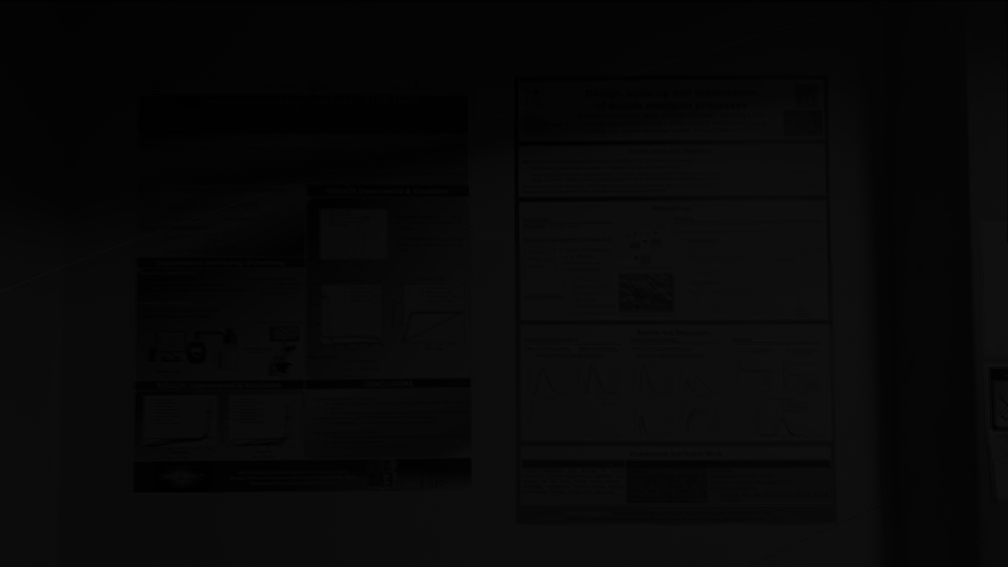
#> input picture registered_1.png, 4032 x 2268 px, given as the content of the folder fig/iPhone13Pro/scene1, which was not available (shown at 1/4 size)
$ python main.py
#> lines starting #> are read from the running program, lines starting #| are printed output that depends on the picture; pictures that were not available may be replaced by others from this repository, and a replacement may not be noted
### src/utils.py
import os
import time

import cv2
import matplotlib.pyplot as plt
import numpy as np
import itk
from numpy.fft import fft2, fftshift, ifft2, ifftshift
from random import randint
from scipy.ndimage import shift
from skimage import img_as_ubyte
from skimage import io
from skimage.color import rgb2gray
from skimage.filters import gaussian
from skimage.registration import phase_cross_correlation
from skimage.transform import rescale
from tqdm import tqdm


# ----------------
# Useful functions
# ----------------
# [8 lines left out: function display_progression, not called in this run]

def format_time(t):
    ms = int((t - int(t))*100)
    mins, s = divmod(int(t), 60)
    h, m = divmod(mins, 60)
    if h:
        return '{0:d}:{1:02d}:{2:02d}.{3:03d}'.format(h, m, s, ms)
    else:
        return '{0:02d}:{1:02d}.{2:03d}'.format(m, s, ms)

def float64_to_uint8(x):
    if x.dtype == np.uint8:
        return(x)
    elif x.dtype != np.float64:
        print('Data not in float64')
        exit()
    else:
        return np.round(x*255).astype(np.uint8)

def save_im(path, im, colmap, new=False):
    if os.path.exists(path) and new:
        print(path, 'already saved')
    else:
        try: plt.imsave(path, float64_to_uint8(im), cmap=colmap)
        except: plt.imsave(path, float64_to_uint8(im[:,:,0]), cmap=colmap)

def image_histogram(im, title, bins=np.linspace(0,1,256), save_dir=None):
    plt.figure(figsize=(10,7))
    plt.hist(im.reshape((im.shape[0]*im.shape[1],)), bins=bins)
    plt.title(title)
    plt.grid(True, axis='y')
    if save_dir==None:
        plt.show()
    else:
        plt.savefig(save_dir, dpi=200)
    plt.close()

# [7 lines left out: function PSNR, not called in this run]

# ----------------------
# Registration functions
# ----------------------
def creation_HR_grid(im_ref, list_image_input_dir, idx_ref, upscale_factor, method, color):
    print('---- Creation HR grid ----')
    global_start_time = time.time()
    lr_size = im_ref.shape
    if color=='gray':
        sr_size = [lr_size[0]*upscale_factor, lr_size[1]*upscale_factor,1]
    elif color=='rgb':
        sr_size = [lr_size[0]*upscale_factor, lr_size[1]*upscale_factor, 3]
    else:
        print('Undefined color')
        exit()
    im_ref_up = np.zeros(sr_size)
    cpt_grid = np.zeros(sr_size)
    print("sr size = ", sr_size)

    for h in range(lr_size[0]):
        for w in range(lr_size[1]):

            idx_h_ref = h*upscale_factor
            idx_w_ref = w*upscale_factor

            im_ref_up[idx_h_ref][idx_w_ref] = im_ref[h][w]

    im_sr = np.zeros(sr_size)
    im_sr += np.copy(im_ref_up)
    cpt_grid[im_ref_up != 0] += 1
    image_histogram(im_sr[:,:,0], 'im_sr_0', bins=np.linspace(1/255,1,255), save_dir='output/hist/im_sr_0')

    # print(np.amin(im_sr), np.amax(im_sr))
    print('######### idx_ref =', idx_ref, '#########')
    for k in tqdm(range(len(list_image_input_dir)), desc='Registration'):
        if k != idx_ref:
            im_to_register = io.imread(list_image_input_dir[k])
            if color=='gray':
                try:
                    im_to_register = rgb2gray(im_to_register)
                    im_to_register = im_to_register[:,:,np.newaxis]
                except: pass
            im_to_register = rescale(im_to_register, 1/upscale_factor, channel_axis=2)
            registered_im = eval('computing_regitration_'+method+'(im_ref, im_to_register, upscale_factor)')

            print("ref: ",im_ref.shape)
            print("registered: ",registered_im.shape)

            # plt.imsave("registered_"+str(k)+".png",im_ref_up+registered_im, cmap='gray')

            im_sr += registered_im
            cpt_grid[registered_im != 0] += 1

            save_sr = np.copy(im_sr)
            save_sr[cpt_grid!=0] = save_sr[cpt_grid!=0]/cpt_grid[cpt_grid!=0]
            save_sr = save_sr.reshape(sr_size)
            print(save_sr.shape)

            image_histogram(save_sr[:,:,0], 'im_sr_'+str(k), bins=np.linspace(1/255,1,255), save_dir='output/hist/im_sr_'+str(k))

            # exit()

    im_sr[cpt_grid!=0] = im_sr[cpt_grid!=0] / cpt_grid[cpt_grid!=0]

    global_time_str = format_time(time.time() - global_start_time)
    print('Execution time : ' + global_time_str)
    return im_sr

# [357 lines left out: functions computing_regitration_translation, computing_regitration_POI, computing_regitration_pixel, computing_regitration_itk, gaussian_2d, centered_square, not called in this run]

def centered_circle(h,w,sigma):
    # 'Normalized [-1,1] meshgrids'
    u = np.linspace(-(w-1)/2.,(w-1)/2., w)/((w-1)/2)
    v = np.linspace(-(h-1)/2.,(h-1)/2., h)/((h-1)/2)
    U,V = np.meshgrid(u,v)

    H = np.zeros(U.shape)
    for i in range(U.shape[0]):
        for j in range(U.shape[1]):
            if U[i][j]**2 + V[i][j]**2 < sigma**2:
                H[i][j] = 1
    return H


def PG_method(HR_grid, sigma,
              out_filter=False, intermediary_step=None, eps=1e-5,save_dir=None, psf=False,
              imshow_debug=False, plot_debug_intensity=False, max_steps=100, filter_type='centered_circle'):

    if intermediary_step!=None:
        if save_dir==None:
            print("A save path should be input : won't save intermediary steps")
            intermediary_step = None

    global_start_time = time.time()
    print('---- Papoulis–Gerchberg method ----')
    print('HR size :', HR_grid.shape)
    print("initialization : generating filter")
    initialization_start_time = time.time()

    im_sr = HR_grid
    sr_size = HR_grid.shape

    if filter_type == 'centered_circle' or filter_type == 'circle':
        filter = centered_circle(sr_size[0], sr_size[1],sigma)
    elif filter_type == 'centered_square' or filter_type == 'square':
        filter = centered_square(sr_size[0], sr_size[1],sigma)
    elif filter_type == 'gaussian' or filter_type == 'gaussian_2d':
        filter = gaussian_2d(sr_size[0], sr_size[1], sigma, sigma)
    else:
        raise ValueError("Unknown filter")

    initialization_time_str = format_time(time.time() - initialization_start_time)
    global_time_str = format_time(time.time() - global_start_time)
    print('Execution time : ' + initialization_time_str + ' | Total execution time : ' + global_time_str + '\n')

    err = eps+1e3
    MSE = []
    if plot_debug_intensity:
        u,v = np.where(HR_grid==0)
        r = randint(0,len(u)-1)

        plot_debug_idx = (u[r], v[r])
        intensity = [0]

    i = 0
    while (err>eps or i<2) and i<max_steps:
        i+=1

        interation_start_time = time.time()
        print('step = %i'%(i))
        old_im_sr = im_sr.real

        # -------------
        # Apply filter
        # -------------

        # In Fourier domain
        if not(psf):
            old_fft_im_sr = fftshift(fft2(old_im_sr))

            if i==1 and save_dir!=None:
                save_im(os.path.join(save_dir, 'fft.png'), np.log10(np.abs(old_fft_im_sr)), 'gray')

            fft_im_sr = np.multiply(old_fft_im_sr, filter)

            im_sr = ifft2(ifftshift(fft_im_sr))

        # In direct space
        else:
            im_sr = gaussian(old_im_sr, sigma)

        # ---------------------------
        # Plotting for debug purposes
        # ---------------------------
        if imshow_debug and not(psf):
            # image and FFT between 2 consecutive interations
            plt.figure()
            plt.subplot(221)
            plt.imshow(old_im_sr.real, 'gray')
            plt.title('Image (it = %i)'%(i))

            plt.subplot(222)
            plt.imshow(np.log10(np.abs(old_fft_im_sr)), 'gray')
            plt.title('FFT image (log10) (it = %i)'%(i))

            plt.subplot(223)
            plt.imshow(im_sr.real, 'gray')
            plt.title('Image (it = %i)'%(i+1))

            plt.subplot(224)
            plt.imshow(np.log10(np.abs(fft_im_sr)), 'gray')
            plt.title('FFT image (log10) (it = %i)'%(i+1))

            plt.show()
            plt.close()

            # filter
            plt.figure()
            plt.imshow(filter, 'gray')
            plt.title('Filter (sigma = %0.3f)'%(sigma))
            plt.show()
            plt.close()
            exit()

        # print(im_sr.shape)
        # print(np.amax(im_sr.real))
        # print(np.amin(im_sr.real))

        # -----------------------------
        # Set known values from HR_grid
        # -----------------------------
        im_sr[HR_grid>0] = HR_grid[HR_grid>0]
        if plot_debug_intensity:
            intensity.append(im_sr[plot_debug_idx].real)

        im_sr[im_sr.real<0] = 0

        # -------------------------------
        # Computing MSE and stop criteria
        # -------------------------------
        # MSE.append(np.sum((im_sr.real - old_im_sr.real)**2)/(im_sr.shape[0]*im_sr.shape[1]))
        MSE.append(np.amax((im_sr.real - old_im_sr.real)**2))
        # print("MSE",MSE)

        if len(MSE)>1:
            err = abs(MSE[-1]-MSE[-2])
        # print("err",err)

        # -------------------------
        # Saving intermediary steps
        # -------------------------
        if intermediary_step!=None:
            if (i)%intermediary_step == 0:
                print("Saving step : %i"%(i))
                save_path = os.path.join(save_dir, 'it_'+str(i))
                if not(os.path.exists(save_path)):
                    os.makedirs(save_path)
                save_im(os.path.join(save_path,'sr_image_new.png'), im_sr.real, 'gray')
                image_histogram(im_sr, 'Histogram SR Image (it=%i)'%(i), save_dir=os.path.join(save_path,'hist_im_sr.png'))

        interation_time_str = format_time(time.time() - interation_start_time)
        global_time_str = format_time(time.time() - global_start_time)


        print('Execution time : ' + interation_time_str + ' | Total execution time : ' + global_time_str + '\n')

    if i==max_steps:
        print("/!\ Max steps reached /!\ ")

    save_path = os.path.join(save_dir, 'it_'+str(i))
    if not(os.path.exists(save_path)):
        os.makedirs(save_path)

    # --------------
    # Saving results
    # --------------
    save_im(os.path.join(save_path,'sr_image_old.png'), old_im_sr.real, 'gray')
    save_im(os.path.join(save_path, 'fft_before_filter.png'), np.log10(np.abs(old_fft_im_sr)), 'gray')
    save_im(os.path.join(save_path, 'fft_after_filter.png'), np.log10(np.abs(fft_im_sr)), 'gray')
    save_im(os.path.join(save_path,'sr_image.png'), im_sr.real, 'gray')

    save_im(os.path.join(save_dir, 'filter.png'), filter, 'gray')


    # ------------
    # Plotting MSE
    # ------------
    plt.figure(figsize=(10,7))
    plt.plot(np.linspace(1,i,i), MSE)
    plt.grid(True, axis='both', which='both')
    plt.title('Max of Squared Errors')
    plt.xlabel('iterations')
    if save_dir == None:
        plt.show()
    else:
        plt.savefig(os.path.join(save_dir, 'MSE.png'), dpi=200)
    plt.close()

    # -------------------------------------------------------------
    # Plotting evolution of a random pixel set a 0 in initilization
    # -------------------------------------------------------------
    if plot_debug_intensity:
        plt.figure(figsize=(10,7))
        plt.plot(np.linspace(0,i,i+1), intensity)
        plt.axis([0, i, 0, 1])
        plt.grid(True, axis='both', which='both')
        plt.title('Intensity of pixel (%i,%i)'%(plot_debug_idx[0], plot_debug_idx[1]))
        plt.xlabel('iterations')
        plt.ylabel('Intensity')
        if save_dir == None:
            plt.show()
        else:
            plt.savefig(os.path.join(save_dir, 'intensity(%ix%i).png'%(plot_debug_idx[0], plot_debug_idx[1])), dpi=200)
        plt.close()

    if not(out_filter) or psf:
        return im_sr
    else:
        return im_sr, filter

### src/main.py
#%% Import
import argparse
import os
import pickle

from utils import *

#%% Parser
parser = argparse.ArgumentParser(description='Super Resolution')
parser.add_argument('-d','--display', action='store_true',
                    help='Display the images')
parser.add_argument('-D', '--device', type=str, default='iPhone13Pro',
                    help='Choose the device', choices=['iPhone13Pro'])
parser.add_argument('-s', '--scene', type=str, default='scene1',
                    help='Choose the scene', choices=['scene1','scene2', 'scene3'])
parser.add_argument('-u', '--upscale_factor', type=int, default='4',
                    help='Choose the upscaling factor')
parser.add_argument('-f', '--filter_type', type=str, default='centered_circle',
                    help='Choose the filter')
parser.add_argument('-o', '--sigma', type=float, default='0.05',
                    help='Choose the value of sigma')
parser.add_argument('-c', '--color', type=str, default='gray',
                    help='Choose the color of the output image', choices=['gray','rgb'])
parser.add_argument('-r', '--ref', type=int, default='0',
                    help='Choose the reference image')
parser.add_argument('-m', '--method', type=str, default='itk',
                    help='Choose the registration method', choices=['translation','POI','pixel','itk','handmade'])
parser.add_argument('-i', '--intermediary_step', type=float,
                    help='Save PG method n steps')
parser.add_argument('-j','--debug', action='store_true',
                    help='Debug')
parser.add_argument('-p','--psf', action='store_true',
                    help='PSF')


args = parser.parse_args()

#%% Parameters
display = args.display
upscale_factor = args.upscale_factor
sigma = args.sigma
color = args.color
idx_ref = args.ref
method = args.method
intermediary_step = args.intermediary_step
debug = args.debug
psf = args.psf
filter_type = args.filter_type

if color=='gray':
    colmap='gray'
elif color=='rgb':
    colmap='viridis'
else:
    raise ValueError('Undefined color')

print('RUNNING PARAMETER',
      '\nUpscale factor :', upscale_factor,
      '\nSigma :', sigma,
      '\nFilter :', filter_type)

#%% Path
input_dir = os.path.join('fig', args.device, args.scene)
if debug:
    if psf:
        output_dir = os.path.join('debug', args.device, args.scene, 'psf')
    else:
        output_dir = os.path.join('debug', args.device, args.scene)
else:
    output_dir = os.path.join('output_'+color, args.device, args.scene)
o_up_dir = os.path.join(output_dir, 'up_'+str(upscale_factor), args.filter_type)
o_sigma_dir = os.path.join(o_up_dir, 'sigma_'+str(sigma))

if not(os.path.exists(o_sigma_dir)):
    os.makedirs(o_sigma_dir)
if not(os.path.exists('output/hist')):
    os.makedirs('output/hist')

list_image_input_dir = [os.path.join(input_dir, i) for i in os.listdir(input_dir) if not i.startswith('.')]
list_image_input_dir.sort()


#%% Registration and SR grid creation
# for idx_ref in range(len(list_image_input_dir)):
#     im_ref, im_to_register_list, registration_shifts = computing_regitration(list_image_input_dir, idx_ref, upscale_factor)

im_groundtruth = io.imread(list_image_input_dir[idx_ref])
#> im_groundtruth is the input picture: shape (2268, 4032, 4); mean R, G, B, A 8.2, 8.2, 8.2, 255
if color=='gray':
    try:
        im_groundtruth = rgb2gray(im_groundtruth)
#> im_groundtruth: shape (2268, 4032) float64
        im_groundtruth = im_groundtruth[:,:,np.newaxis]
    except: pass
im_ref = rescale(im_groundtruth, 1/upscale_factor, channel_axis=2)
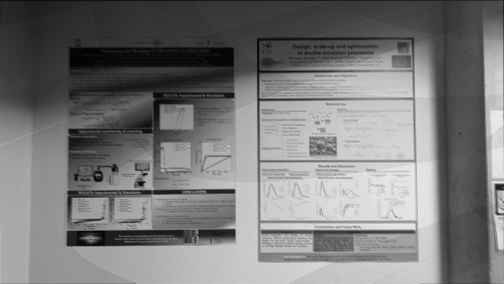
#> im_ref: shape (567, 1008, 1) float64 (shown at 1/2 size); min 0.000924, max 0.0638, mean 0.0308; drawn with min black and max white

HR_grid_txt_dir = os.path.join(o_up_dir, 'HR_grid_'+str(idx_ref)+'.pkl')

# Load saved HR grid if already generated
if os.path.exists(HR_grid_txt_dir):
    print('Loading ', HR_grid_txt_dir)
    # HR_grid = np.loadtxt(HR_grid_txt_dir, dtype=float)
    pkl_file = open(HR_grid_txt_dir, 'rb')
    HR_grid = pickle.load(pkl_file)
else:
    HR_grid = creation_HR_grid(im_ref, list_image_input_dir, idx_ref, upscale_factor, method, color)
#| sr size =  [2268, 4032, 1]
#> in creation_HR_grid, `cpt_grid[im_ref_up != 0] += 1`:
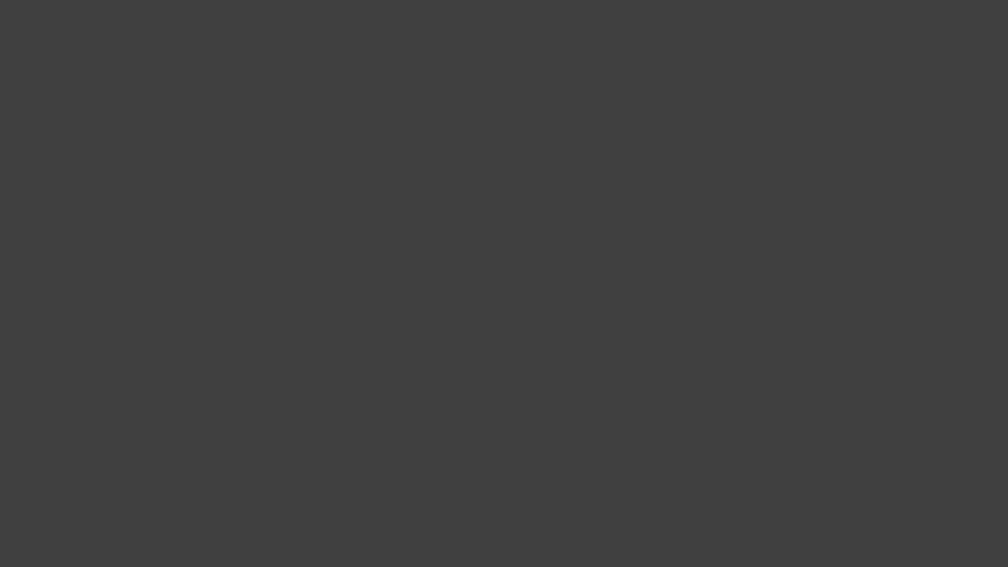
#> cpt_grid: shape (2268, 4032, 1) float64 (shown at 1/4 size); values 0 (black) and 1 (white), 6.2% white in thin lines or dots
    try: plt.imsave(os.path.join(o_up_dir,'hr_grid_'+str(idx_ref)+'.png'), float64_to_uint8(HR_grid), cmap=colmap)
    except: plt.imsave(os.path.join(o_up_dir,'hr_grid_'+str(idx_ref)+'.png'), float64_to_uint8(HR_grid[:,:,0]), cmap=colmap)
    # np.savetxt(HR_grid_txt_dir, HR_grid[:,:,0], fmt='%f')
    output = open(HR_grid_txt_dir, 'wb')
    pickle.dump(HR_grid, output)
    output.close()

image_histogram(HR_grid[:,:,0], 'Histogram HR grid', save_dir=os.path.join(o_up_dir,'hist_HR_grid.png'))
#> call 2 of image_histogram, with title = 'Histogram HR grid', bins = array of shape (256,)
#> in image_histogram (call 2), `plt.savefig(save_dir, dpi=200)`:
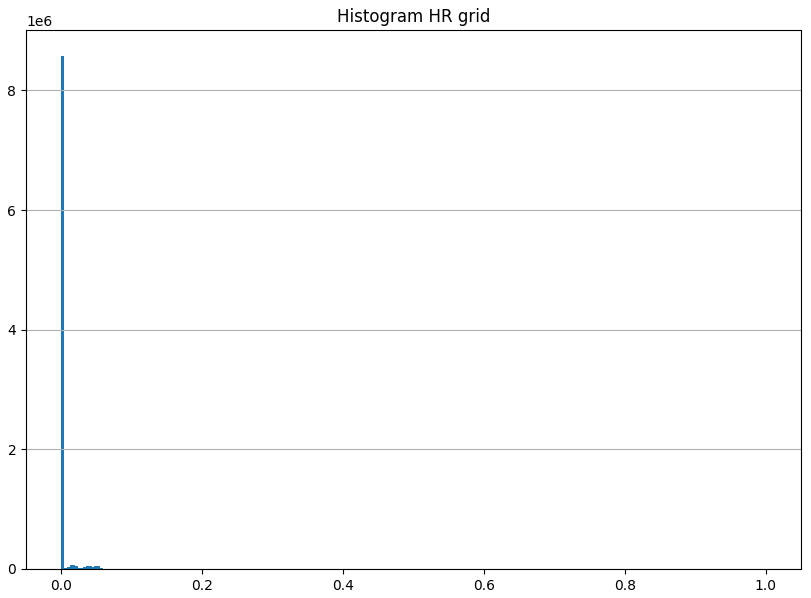
#> figure drawn by matplotlib, 1 panel; tallest bar 8581882 high, from x = 0 to 0.00392
image_histogram(HR_grid[:,:,0], 'Histogram HR grid without 0', save_dir=os.path.join(o_up_dir,'hist_HR_grid_1.png'), bins=np.linspace(1/255,1,255))

save_im(os.path.join(o_up_dir,'groundtruth.png'), im_groundtruth, colmap, new=True)
save_im(os.path.join(o_up_dir,'lr_image_'+str(idx_ref)+'.png'), im_ref, colmap, new=True)
# exit()

#%% Papoulis-Gerchberg method
# image_histogram(im_groundtruth, 'Histogram groundtruth', save_dir=os.path.join(o_up_dir,'hist_gt.png'))
im_sr_final = np.zeros(HR_grid.shape)
for k in range(HR_grid.shape[2]):
    if debug:
        im_sr,H = PG_method(HR_grid[:,:,k],
                            save_dir=o_sigma_dir, out_filter=True, intermediary_step=intermediary_step,
                            plot_debug_intensity=True)
    else:
        im_sr,H = PG_method(HR_grid[:,:,k], sigma,
                            save_dir=o_sigma_dir, out_filter=True, intermediary_step=intermediary_step, plot_debug_intensity=True,
                            filter_type=filter_type)
    im_sr_final[:,:,k] = im_sr
#> this loop made 1 pass
#> pass 1, in save_im (call 3), `try: plt.imsave(path, float64_to_uint8(im), cmap=colmap)`:
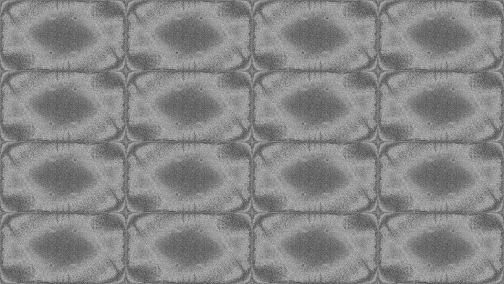
#> saved as fft.png: shape (2268, 4032, 3) (shown at 1/8 size); min 0, max 255, mean 134.5
#> after the loop:
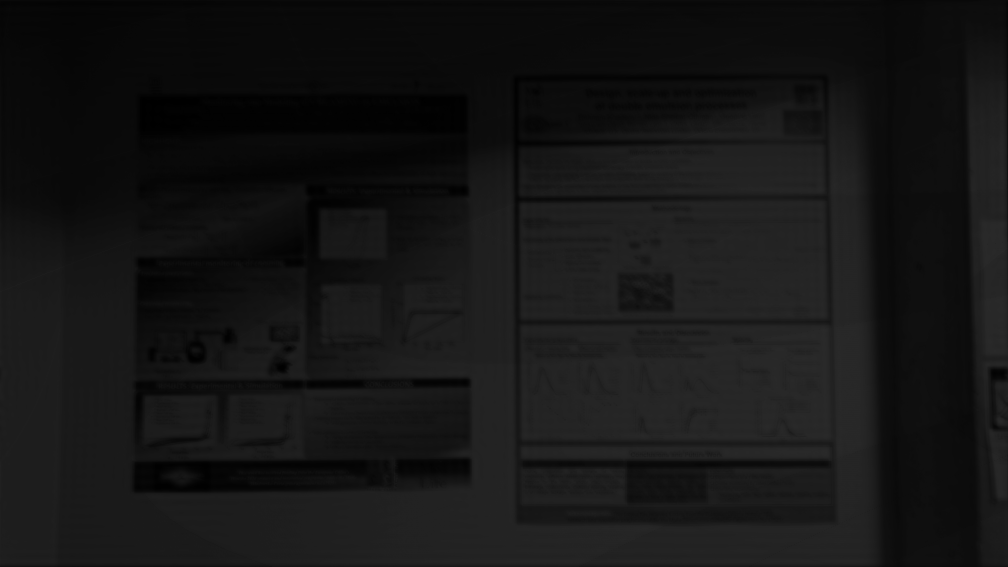
#> im_sr_final: shape (2268, 4032, 1) float64 (shown at 1/4 size); min 0, max 0.0638, mean 0.00542; drawn with min black and max white
# io.imsave(os.path.join(o_sigma_dir, 'filter.png'), float64_to_uint8(H))
try: plt.imsave(os.path.join(o_sigma_dir, 'sr_final.png'), float64_to_uint8(im_sr_final), cmap=colmap)
except: plt.imsave(os.path.join(o_sigma_dir, 'sr_final.png'), float64_to_uint8(im_sr_final[:,:,0]), cmap=colmap)

if display:
    plt.figure()
    plt.subplot(221)
    plt.imshow(im_groundtruth, colmap)
    plt.title('Groundtruth')
    plt.subplot(222)
    plt.imshow(im_ref, colmap)
    plt.title('LR image')
    plt.subplot(223)
    plt.imshow(HR_grid, colmap)
    plt.title('HR grid')
    plt.subplot(224)
    plt.imshow(im_sr.real, colmap)
    plt.title('SR image')
    plt.show()
    plt.close()
